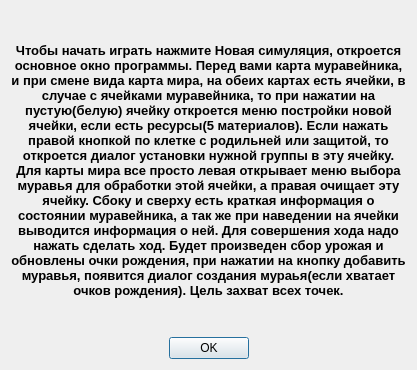
<?xml version="1.0" encoding="UTF-8"?>
<ui version="4.0">
 <class>Help</class>
 <widget class="QDialog" name="Help">
  <property name="geometry">
   <rect>
    <x>0</x>
    <y>0</y>
    <width>417</width>
    <height>370</height>
   </rect>
  </property>
  <property name="windowTitle">
   <string>Помощь</string>
  </property>
  <layout class="QVBoxLayout" name="verticalLayout">
   <item>
    <widget class="QLabel" name="label">
     <property name="text">
      <string>&lt;!DOCTYPE HTML PUBLIC &quot;-//W3C//DTD HTML 4.0//EN&quot; &quot;http://www.w3.org/TR/REC-html40/strict.dtd&quot;&gt;
&lt;html&gt;&lt;head&gt;&lt;meta name=&quot;qrichtext&quot; content=&quot;1&quot; /&gt;&lt;style type=&quot;text/css&quot;&gt;
p, li { white-space: pre-wrap; }
&lt;/style&gt;&lt;/head&gt;&lt;body style=&quot; font-family:'MS Shell Dlg 2'; font-size:8pt; font-weight:400; font-style:normal;&quot;&gt;
&lt;p align=&quot;center&quot; style=&quot; margin-top:0px; margin-bottom:0px; margin-left:0px; margin-right:0px; -qt-block-indent:0; text-indent:0px;&quot;&gt;&lt;span style=&quot; font-size:10pt; font-weight:600;&quot;&gt;Чтобы начать играть нажмите Новая симуляция, откроется основное окно программы. Перед вами карта муравейника, и при смене вида карта мира, на обеих картах есть ячейки, в случае с ячейками муравейника, то при нажатии на пустую(белую) ячейку откроется меню постройки новой ячейки, если есть ресурсы(5 материалов). Если нажать правой кнопкой по клетке с родильней или защитой, то откроется диалог установки нужной группы в эту ячейку. Для карты мира все просто левая открывает меню выбора муравья для обработки этой ячейки, а правая очищает эту ячейку. Сбоку и сверху есть краткая информация о состоянии муравейника, а так же при наведении на ячейки выводится информация о ней. Для совершения хода надо нажать сделать ход. Будет произведен сбор урожая и обновлены очки рождения, при нажатии на кнопку добавить муравья, появится диалог создания мураья(если хватает очков рождения). Цель захват всех точек.&lt;/span&gt;&lt;/p&gt;&lt;/body&gt;&lt;/html&gt;</string>
     </property>
     <property name="scaledContents">
      <bool>false</bool>
     </property>
     <property name="wordWrap">
      <bool>true</bool>
     </property>
    </widget>
   </item>
   <item>
    <widget class="QDialogButtonBox" name="buttonBox">
     <property name="orientation">
      <enum>Qt::Horizontal</enum>
     </property>
     <property name="standardButtons">
      <set>QDialogButtonBox::Ok</set>
     </property>
     <property name="centerButtons">
      <bool>true</bool>
     </property>
    </widget>
   </item>
  </layout>
 </widget>
 <resources/>
 <connections>
  <connection>
   <sender>buttonBox</sender>
   <signal>accepted()</signal>
   <receiver>Help</receiver>
   <slot>accept()</slot>
   <hints>
    <hint type="sourcelabel">
     <x>248</x>
     <y>254</y>
    </hint>
    <hint type="destinationlabel">
     <x>157</x>
     <y>274</y>
    </hint>
   </hints>
  </connection>
  <connection>
   <sender>buttonBox</sender>
   <signal>rejected()</signal>
   <receiver>Help</receiver>
   <slot>reject()</slot>
   <hints>
    <hint type="sourcelabel">
     <x>316</x>
     <y>260</y>
    </hint>
    <hint type="destinationlabel">
     <x>286</x>
     <y>274</y>
    </hint>
   </hints>
  </connection>
 </connections>
</ui>
